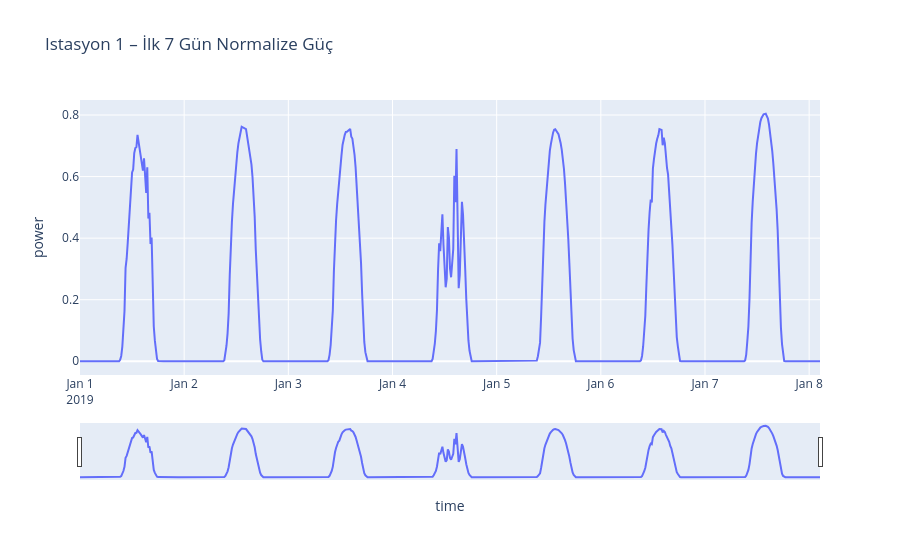
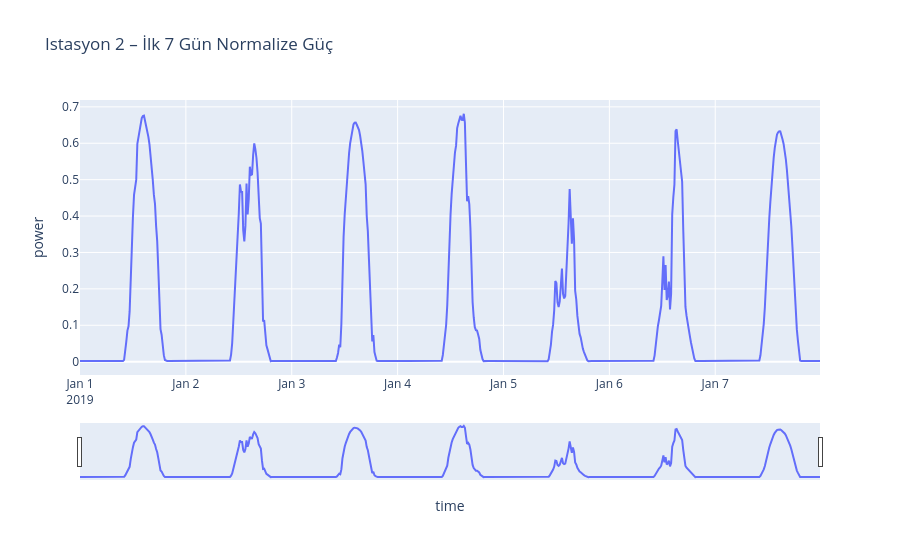
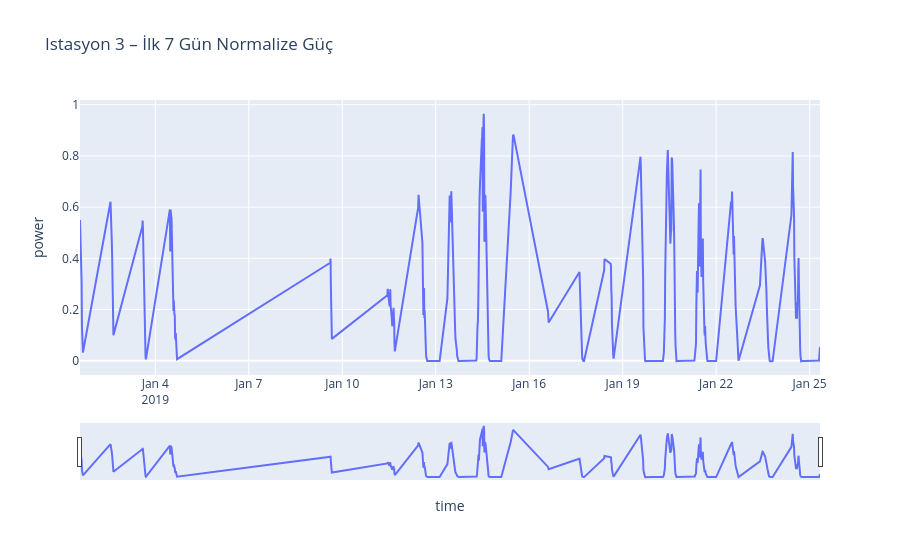
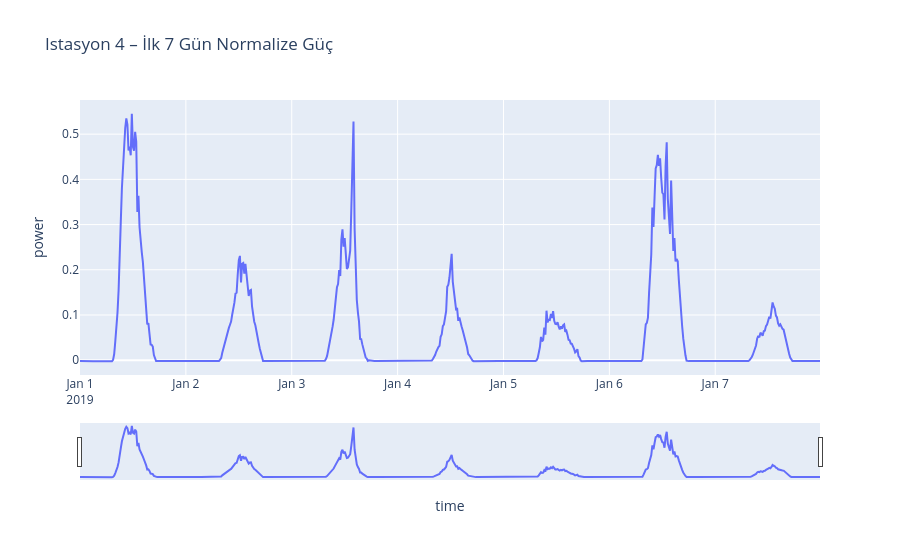

Notebook source saved alongside these figures, in order:
### Markdown cell above
## 4. Tüm Veri Setleri için EDA
Bu bölümde her istasyon için kısa özetler ve örnek görseller üretiyoruz.

### Code cell
# Her istasyon için hızlı EDA: özet ve küçük bir zaman serisi grafiği
import plotly.express as px

# Özet tabloyu göster
summary_df

# İstasyon bazında örnek grafikler (ilk 7 gün)
for s, dfi in dfs.items():
    dfi_sample = dfi.iloc[:96*7] if len(dfi) >= 96*7 else dfi.copy()
    fig = px.line(dfi_sample.reset_index(), x='time', y='power', title=f'Istasyon {s} – İlk 7 Gün Normalize Güç')
    fig.update_xaxes(rangeslider_visible=True)
    fig.show()

### Figure 1 — Plotly figure (JSON) as saved in the notebook; plotly's stock layout.template omitted (floating-point values rounded to 4 significant figures; data arrays with more than 128 entries replaced by an {"elided": "..."} marker saying what was removed)
{"data": [{"hovertemplate": "time=%{x}<br>power=%{y}<extra></extra>", "legendgroup": "", "line": {"color": "#636efa", "dash": "solid"}, "marker": {"symbol": "circle"}, "mode": "lines", "name": "", "orientation": "v", "showlegend": false, "type": "scatter", "x": {"elided": "672 str values"}, "xaxis": "x", "y": {"elided": "672 float values"}, "yaxis": "y"}], "layout": {"legend": {"tracegroupgap": 0}, "title": {"text": "Istasyon 1 – İlk 7 Gün Normalize Güç"}, "xaxis": {"anchor": "y", "domain": [0, 1], "rangeslider": {"visible": true}, "title": {"text": "time"}}, "yaxis": {"anchor": "x", "domain": [0, 1], "title": {"text": "power"}}}}

### Figure 2 — Plotly figure (JSON) as saved in the notebook; plotly's stock layout.template omitted (floating-point values rounded to 4 significant figures; data arrays with more than 128 entries replaced by an {"elided": "..."} marker saying what was removed)
{"data": [{"hovertemplate": "time=%{x}<br>power=%{y}<extra></extra>", "legendgroup": "", "line": {"color": "#636efa", "dash": "solid"}, "marker": {"symbol": "circle"}, "mode": "lines", "name": "", "orientation": "v", "showlegend": false, "type": "scatter", "x": {"elided": "672 str values"}, "xaxis": "x", "y": {"elided": "672 float values"}, "yaxis": "y"}], "layout": {"legend": {"tracegroupgap": 0}, "title": {"text": "Istasyon 2 – İlk 7 Gün Normalize Güç"}, "xaxis": {"anchor": "y", "domain": [0, 1], "rangeslider": {"visible": true}, "title": {"text": "time"}}, "yaxis": {"anchor": "x", "domain": [0, 1], "title": {"text": "power"}}}}

### Figure 3 — Plotly figure (JSON) as saved in the notebook; plotly's stock layout.template omitted (floating-point values rounded to 4 significant figures; data arrays with more than 128 entries replaced by an {"elided": "..."} marker saying what was removed)
{"data": [{"hovertemplate": "time=%{x}<br>power=%{y}<extra></extra>", "legendgroup": "", "line": {"color": "#636efa", "dash": "solid"}, "marker": {"symbol": "circle"}, "mode": "lines", "name": "", "orientation": "v", "showlegend": false, "type": "scatter", "x": {"elided": "672 str values"}, "xaxis": "x", "y": {"elided": "672 float values"}, "yaxis": "y"}], "layout": {"legend": {"tracegroupgap": 0}, "title": {"text": "Istasyon 3 – İlk 7 Gün Normalize Güç"}, "xaxis": {"anchor": "y", "domain": [0, 1], "rangeslider": {"visible": true}, "title": {"text": "time"}}, "yaxis": {"anchor": "x", "domain": [0, 1], "title": {"text": "power"}}}}

### Figure 4 — Plotly figure (JSON) as saved in the notebook; plotly's stock layout.template omitted (floating-point values rounded to 4 significant figures; data arrays with more than 128 entries replaced by an {"elided": "..."} marker saying what was removed)
{"data": [{"hovertemplate": "time=%{x}<br>power=%{y}<extra></extra>", "legendgroup": "", "line": {"color": "#636efa", "dash": "solid"}, "marker": {"symbol": "circle"}, "mode": "lines", "name": "", "orientation": "v", "showlegend": false, "type": "scatter", "x": {"elided": "672 str values"}, "xaxis": "x", "y": {"elided": "672 float values"}, "yaxis": "y"}], "layout": {"legend": {"tracegroupgap": 0}, "title": {"text": "Istasyon 4 – İlk 7 Gün Normalize Güç"}, "xaxis": {"anchor": "y", "domain": [0, 1], "rangeslider": {"visible": true}, "title": {"text": "time"}}, "yaxis": {"anchor": "x", "domain": [0, 1], "title": {"text": "power"}}}}
